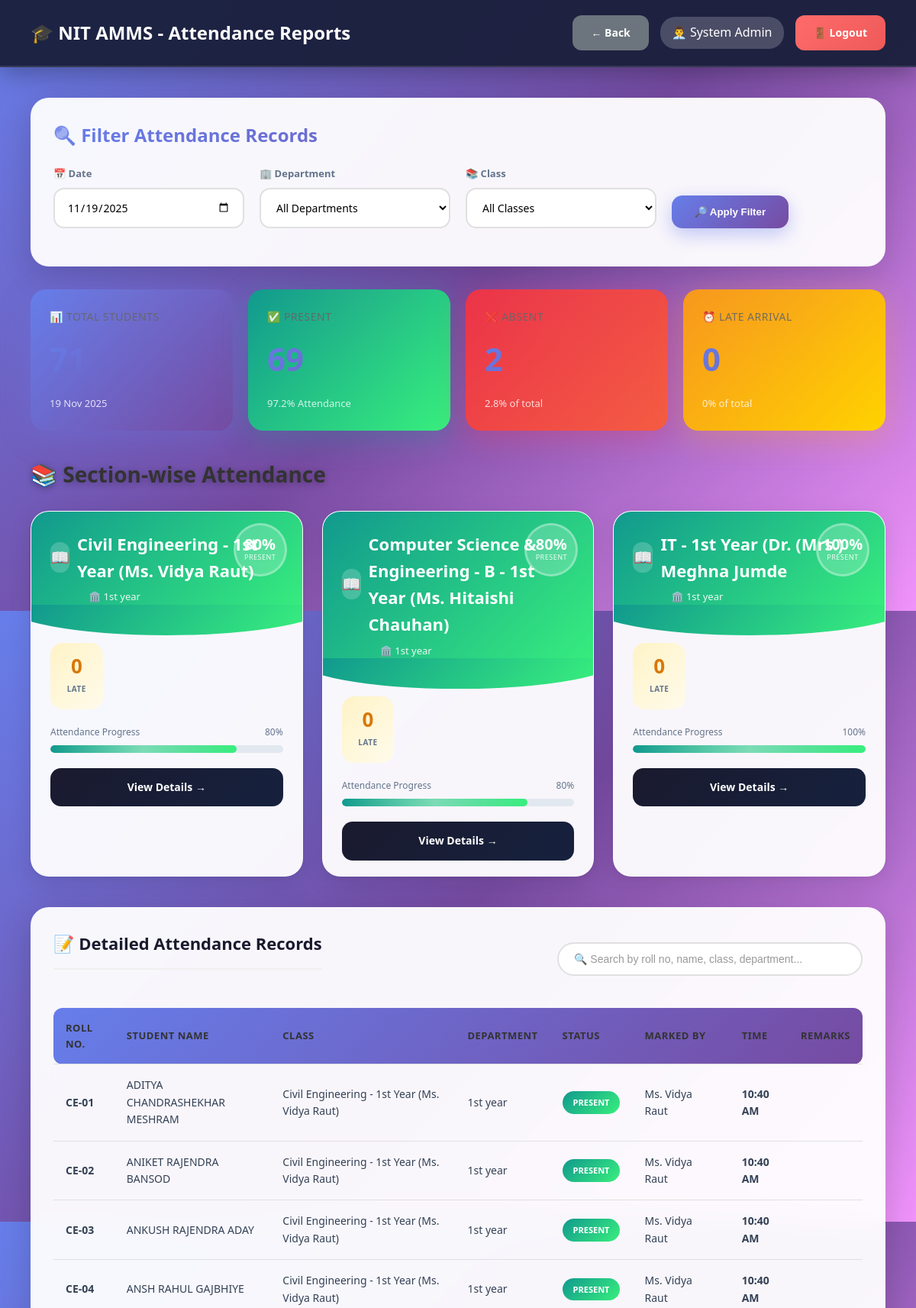
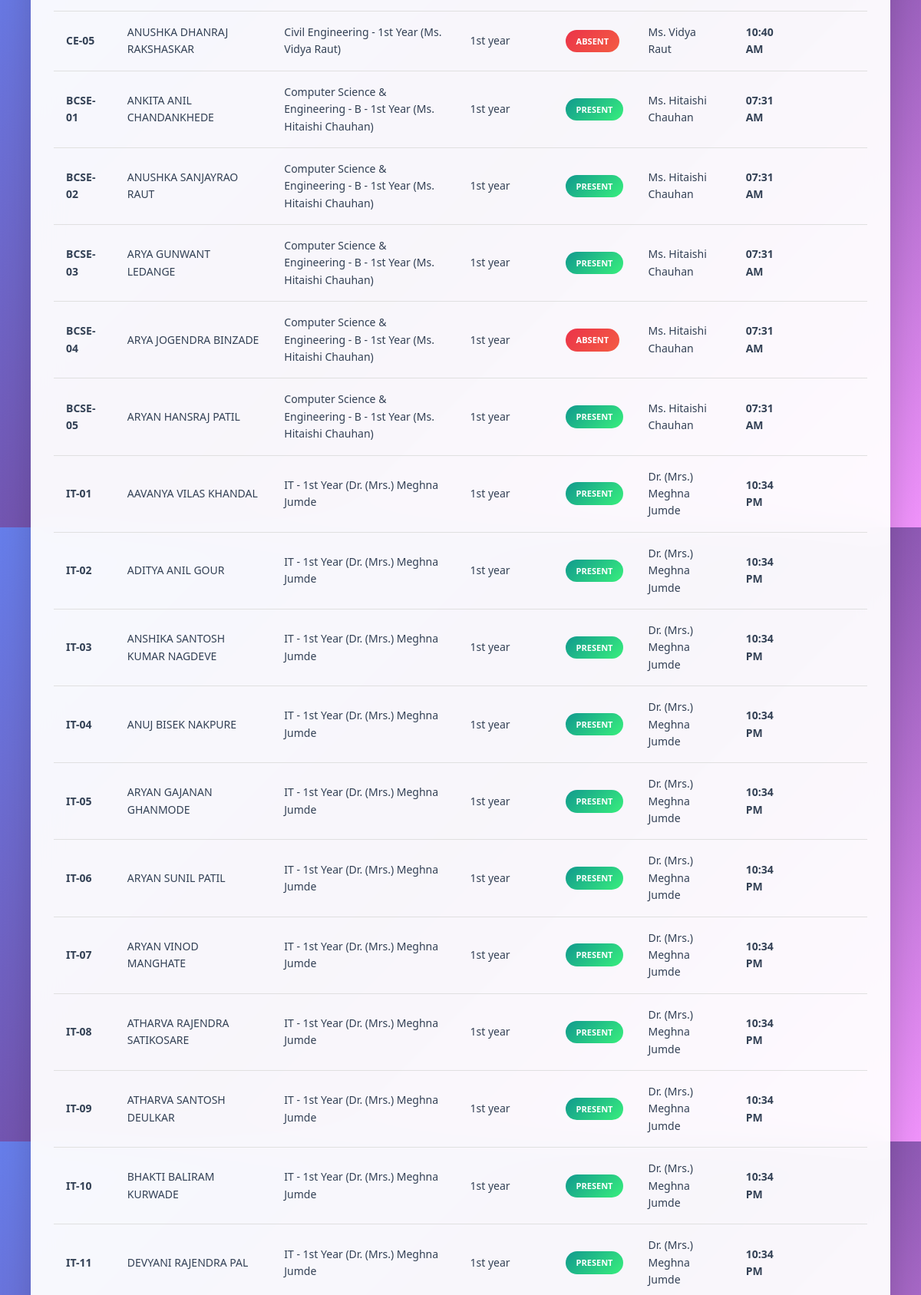
The app's page /admin/view_attendance_reports.php?date=2025-11-19 (signed in, upper part) with its own data (2 pictures, top to bottom).
### tables this page shows
CREATE TABLE `users` (
  `id` int(11) NOT NULL,
  `username` varchar(50) NOT NULL,
  `password` varchar(255) NOT NULL,
  `full_name` varchar(100) NOT NULL,
  `email` varchar(100) NOT NULL,
  `phone` varchar(15) DEFAULT NULL,
  `photo` varchar(255) DEFAULT NULL,
  `role` enum('admin','hod','teacher') NOT NULL,
  `department_id` int(11) DEFAULT NULL,
  `is_active` tinyint(1) DEFAULT 1,
  `created_at` timestamp NOT NULL DEFAULT current_timestamp()
);

CREATE TABLE `classes` (
  `id` int(11) NOT NULL,
  `class_name` varchar(100) NOT NULL,
  `department_id` int(11) NOT NULL,
  `year` int(11) NOT NULL,
  `section` varchar(10) NOT NULL,
  `teacher_id` int(11) NOT NULL,
  `semester` int(11) NOT NULL,
  `academic_year` varchar(20) NOT NULL,
  `created_at` timestamp NOT NULL DEFAULT current_timestamp()
);

CREATE TABLE `departments` (
  `id` int(11) NOT NULL,
  `dept_name` varchar(100) NOT NULL,
  `dept_code` varchar(20) NOT NULL,
  `hod_id` int(11) DEFAULT NULL,
  `created_at` timestamp NOT NULL DEFAULT current_timestamp()
);

CREATE TABLE `student_attendance` (
  `id` int(11) NOT NULL,
  `student_id` int(11) NOT NULL,
  `class_id` int(11) NOT NULL,
  `subject_id` int(11) DEFAULT NULL,
  `attendance_date` date NOT NULL,
  `status` enum('present','absent','late') NOT NULL,
  `marked_by` int(11) NOT NULL,
  `remarks` text DEFAULT NULL,
  `marked_at` timestamp NOT NULL DEFAULT current_timestamp(),
  `teacher_id` int(11) DEFAULT NULL
);

CREATE TABLE `students` (
  `id` int(11) NOT NULL,
  `roll_number` varchar(50) NOT NULL,
  `full_name` varchar(100) NOT NULL,
  `email` varchar(100) NOT NULL,
  `phone` varchar(15) DEFAULT NULL,
  `photo` varchar(255) DEFAULT NULL,
  `password` varchar(255) NOT NULL,
  `department_id` int(11) NOT NULL,
  `class_id` int(11) NOT NULL,
  `year` int(11) NOT NULL,
  `semester` int(11) NOT NULL,
  `admission_year` varchar(10) DEFAULT NULL,
  `is_active` tinyint(1) DEFAULT 1,
  `created_at` timestamp NOT NULL DEFAULT current_timestamp()
);

### db.php (called while the page is built, shortened)
<?php
$conn = new mysqli(DB_HOST, DB_USER, DB_PASS, DB_NAME);
$conn->set_charset("utf8mb4");
$conn->query("SET time_zone = '+05:30'");
function isLoggedIn() {
    return isset($_SESSION['user_id']) && isset($_SESSION['role']);
}
function getCurrentUser() {
    global $conn;
    $user_id = $_SESSION['user_id'];
    $role = $_SESSION['role'];
    if ($role === 'student') {
        $query = "SELECT * FROM students WHERE id = ?";
    } elseif ($role === 'parent') {
        $query = "SELECT * FROM parents WHERE id = ?";
    } else {
        $query = "SELECT * FROM users WHERE id = ?";
    }
    $stmt = $conn->prepare($query);
    $stmt->bind_param("i", $user_id);
    $stmt->execute();
    $result = $stmt->get_result();
    return $result->fetch_assoc();
}
?>

### admin/view_attendance_reports.php (the view, shortened to what this page needs)
<?php
require_once '../db.php';
$user = getCurrentUser();
$filter_date = isset($_GET['date']) ? $_GET['date'] : date('Y-m-d');
$filter_department = isset($_GET['department']) ? intval($_GET['department']) : '';
$filter_class = isset($_GET['class']) ? intval($_GET['class']) : '';
$where_clauses = ["sa.attendance_date = '$filter_date'"];
$where_sql = implode(' AND ', $where_clauses);
$attendance_query = "SELECT sa.*, s.roll_number, s.full_name as student_name,
                     c.class_name, d.dept_name, u.full_name as teacher_name
                     FROM student_attendance sa
                     JOIN students s ON sa.student_id = s.id
                     JOIN classes c ON sa.class_id = c.id
                     JOIN departments d ON c.department_id = d.id
                     JOIN users u ON sa.marked_by = u.id
                     WHERE $where_sql ORDER BY c.class_name, s.roll_number";
$attendance_records = $conn->query($attendance_query);
$section_stats_query = "SELECT c.id as class_id, c.class_name, d.dept_name,
                COUNT(DISTINCT sa.student_id) as total_students,
                SUM(CASE WHEN sa.status = 'present' THEN 1 ELSE 0 END) as present,
                SUM(CASE WHEN sa.status = 'absent' THEN 1 ELSE 0 END) as absent,
                SUM(CASE WHEN sa.status = 'late' THEN 1 ELSE 0 END) as late
                FROM student_attendance sa
                JOIN classes c ON sa.class_id = c.id
                JOIN departments d ON c.department_id = d.id
                WHERE sa.attendance_date = '$filter_date'
                " . ($filter_department ? "AND d.id = $filter_department" : "") . "
                " . ($filter_class ? "AND c.id = $filter_class" : "") . "
                GROUP BY c.id, c.class_name, d.dept_name ORDER BY d.dept_name, c.class_name";
$section_stats = $conn->query($section_stats_query);
$stats_query = "SELECT COUNT(DISTINCT sa.student_id) as total,
                SUM(CASE WHEN status = 'present' THEN 1 ELSE 0 END) as present,
                SUM(CASE WHEN status = 'absent' THEN 1 ELSE 0 END) as absent,
                SUM(CASE WHEN status = 'late' THEN 1 ELSE 0 END) as late
                FROM student_attendance sa
                JOIN classes c ON sa.class_id = c.id
                JOIN departments d ON c.department_id = d.id WHERE $where_sql";
$stats = $conn->query($stats_query)->fetch_assoc();
$unique_students = $stats['total'];
$attendance_percentage = $unique_students > 0 ? round(($stats['present'] / $unique_students) * 100, 1) : 0;
?>
<!DOCTYPE html>
<html lang="en">
<head>
    <link rel="stylesheet" href="../assets/style.css">
</head>
<body>
    <nav class="navbar">
        <div><h1>🎓 NIT AMMS - Attendance Reports</h1></div>
        <div class="user-info">
            <a href="index.php" class="btn btn-secondary">← Back</a>
            <span>👨‍💼 <?php echo htmlspecialchars($user['full_name']); ?></span>
            <a href="../logout.php" class="btn btn-danger">🚪 Logout</a>
        </div>
    </nav>
    <div class="main-content">
        <div class="filter-container">
            <h3>🔍 Filter Attendance Records</h3>
            <form method="GET" class="filter-form">
                <div class="form-group">
                    <label>📅 Date</label>
                    <input type="date" name="date" value="<?php echo $filter_date; ?>" required>
                </div>
                <div class="form-group">
                    <label>🏢 Department</label>
                    <select name="department">
                        <option value="">All Departments</option>
                    </select>
                </div>
                <div class="form-group">
                    <label>📚 Class</label>
                    <select name="class">
                        <option value="">All Classes</option>
                    </select>
                </div>
                <div class="form-group">
                    <button type="submit" class="btn-filter">🔎 Apply Filter</button>
                </div>
            </form>
        </div>
        <div class="stats-grid">
            <div class="stat-card">
                <h3>📊 Total Students</h3>
                <div class="stat-value"><?php echo $unique_students; ?></div>
                <div class="stat-label"><?php echo date('d M Y', strtotime($filter_date)); ?></div>
            </div>
            <div class="stat-card present">
                <h3>✅ Present</h3>
                <div class="stat-value"><?php echo $stats['present']; ?></div>
                <div class="stat-label"><?php echo $attendance_percentage; ?>% Attendance</div>
            </div>
            <div class="stat-card absent">
                <h3>❌ Absent</h3>
                <div class="stat-value"><?php echo $stats['absent']; ?></div>
                <div class="stat-label"><?php echo $unique_students > 0 ? round(($stats['absent'] / $unique_students) * 100, 1) : 0; ?>% of total</div>
            </div>
            <div class="stat-card late">
                <h3>⏰ Late Arrival</h3>
                <div class="stat-value"><?php echo $stats['late']; ?></div>
                <div class="stat-label"><?php echo $unique_students > 0 ? round(($stats['late'] / $unique_students) * 100, 1) : 0; ?>% of total</div>
            </div>
        </div>
        <div class="section-container">
            <h2 class="section-header-title">📚 Section-wise Attendance</h2>
            <?php if ($section_stats->num_rows > 0): ?>
            <div class="section-grid">
                <?php while ($section = $section_stats->fetch_assoc()):
                    $pct = $section['total_students'] > 0 ? round(($section['present'] / $section['total_students']) * 100, 1) : 0;
                    $lvl = $pct >= 75 ? 'high' : ($pct >= 50 ? 'medium' : 'low');
                ?>
                <div class="section-card <?php echo $lvl; ?>">
                    <div class="card-header">
                        <div class="class-info">
                            <h4 class="class-name">
                                <span class="class-icon">📖</span>
                                <?php echo htmlspecialchars($section['class_name']); ?>
                            </h4>
                            <p class="dept-name">🏛️ <?php echo htmlspecialchars($section['dept_name']); ?></p>
                        </div>
                        <div class="percentage-circle">
                            <span class="percentage-value"><?php echo $pct; ?>%</span>
                            <span class="percentage-label">Present</span>
                        </div>
                    </div>
                    <div class="card-body">
                        <div class="stats-row">
                            <div class="stat-item late">
                                <span class="stat-num"><?php echo $section['late']; ?></span>
                                <span class="stat-text">Late</span>
                            </div>
                        </div>
                        <div class="progress-container">
                            <div class="progress-labels">
                                <span>Attendance Progress</span>
                                <span><?php echo $pct; ?>%</span>
                            </div>
                            <div class="progress-bar">
                                <div class="progress-fill" style="width: <?php echo $pct; ?>%;"></div>
                            </div>
                        </div>
                        <a href="?date=<?php echo $filter_date; ?>&class=<?php echo $section['class_id']; ?>" class="view-btn">
                            View Details →
                        </a>
                    </div>
                </div>
                <?php endwhile; ?>
            </div>
            <?php else: ?>
            <div class="no-data"><h3>📭 No Section Data</h3><p>No attendance records found for sections on this date.</p></div>
            <?php endif; ?>
        </div>
        <div class="table-container">
            <div class="table-header-with-search">
                <h3>📝 Detailed Attendance Records</h3>
                <input type="text" id="searchInput" onkeyup="searchTable()"
                       placeholder="🔍 Search by roll no, name, class, department...">
            </div>
            <?php if ($attendance_records->num_rows > 0): ?>
            <table id="attendanceTable">
                <thead>
                    <tr>
                        <th>Roll No.</th>
                        <th>Student Name</th>
                        <th>Class</th>
                        <th>Department</th>
                        <th>Status</th>
                        <th>Marked By</th>
                        <th>Time</th>
                        <th>Remarks</th>
                    </tr>
                </thead>
                <tbody>
                    <?php $attendance_records->data_seek(0); while ($r = $attendance_records->fetch_assoc()):
                        $sc = $r['status'] === 'present' ? 'badge-success' : ($r['status'] === 'absent' ? 'badge-danger' : 'badge-warning');
                    ?>
                    <tr>
                        <td><strong><?php echo htmlspecialchars($r['roll_number']); ?></strong></td>
                        <td><?php echo htmlspecialchars($r['student_name']); ?></td>
                        <td><?php echo htmlspecialchars($r['class_name']); ?></td>
                        <td><?php echo htmlspecialchars($r['dept_name']); ?></td>
                        <td><span class="badge <?php echo $sc; ?>"><?php echo strtoupper($r['status']); ?></span></td>
                        <td><?php echo htmlspecialchars($r['teacher_name']); ?></td>
                        <td><strong><?php echo date('h:i A', strtotime($r['marked_at'])); ?></strong></td>
                        <td><?php echo htmlspecialchars($r['remarks'] ?? '-'); ?></td>
                    </tr>
                    <?php endwhile; ?>
                </tbody>
            </table>
            <?php else: ?>
            <div class="no-data"><h3>📭 No Records Found</h3><p>No attendance records found for the selected filters.</p></div>
            <?php endif; ?>
        </div>
    </div>
</body>
</html>

### assets/style.css (style rules this page uses)
* { margin: 0; padding: 0; box-sizing: border-box; }
body { font-family: 'Segoe UI', Tahoma, Geneva, Verdana, sans-serif; background: linear-gradient(135deg, #667eea 0%, #764ba2 50%, #f093fb 100%); color: #333; line-height: 1.6; }
.form-group { margin-bottom: 20px; }
.form-group label { display: block; margin-bottom: 8px; color: #333; font-weight: 600; font-size: 14px; }
.form-group input, .form-group select, .form-group textarea { width: 100%; padding: 12px 15px; border: 2px solid #e0e0e0; border-radius: 10px; font-size: 14px; transition: all 0.3s ease; font-family: inherit; }
.btn { padding: 12px 24px; border: none; border-radius: 10px; font-size: 14px; font-weight: 600; cursor: pointer; transition: all 0.3s ease; text-decoration: none; display: inline-block; text-align: center; }
.btn-danger { background: #dc3545; color: white; }
.btn-secondary { background: #6c757d; color: white; }
.navbar { background: linear-gradient(135deg, #667eea 0%, #764ba2 100%); color: white; padding: 20px 30px; display: flex; justify-content: space-between; align-items: center; box-shadow: 0 2px 10px rgba(0, 0, 0, 0.1); position: sticky; top: 0; z-index: 100; }
.navbar h1 { font-size: 24px; font-weight: 600; }
.navbar .user-info { display: flex; align-items: center; gap: 15px; }
.navbar .user-info span { background: rgba(255, 255, 255, 0.2); padding: 8px 15px; border-radius: 20px; }
.main-content { padding: 30px; max-width: 1400px; margin: 0 auto; }
.main-content h2 { margin-bottom: 25px; color: #333; font-size: 28px; }
.main-content h3 { margin-bottom: 20px; color: #333; font-size: 20px; }
.stats-grid { display: grid; grid-template-columns: repeat(auto-fit, minmax(250px, 1fr)); gap: 25px; margin-bottom: 30px; }
.stat-card { background: white; padding: 30px; border-radius: 15px; box-shadow: 0 2px 10px rgba(0, 0, 0, 0.08); transition: all 0.3s ease; position: relative; overflow: hidden; }
.stat-card::before { content: ''; position: absolute; top: 0; left: 0; width: 4px; height: 100%; background: linear-gradient(135deg, #667eea 0%, #764ba2 100%); }
.stat-card h3 { font-size: 14px; color: #666; margin-bottom: 15px; text-transform: uppercase; letter-spacing: 0.5px; }
.stat-card .stat-value { font-size: 42px; font-weight: bold; background: linear-gradient(135deg, #667eea 0%, #764ba2 100%); -webkit-background-clip: text; -webkit-text-fill-color: transparent; background-clip: text; margin-bottom: 15px; }
.table-container { background: white; border-radius: 15px; padding: 25px; box-shadow: 0 2px 10px rgba(0, 0, 0, 0.08); overflow-x: auto; margin-bottom: 30px; }
.table-container h3 { margin-bottom: 20px; color: #333; font-size: 20px; padding-bottom: 15px; border-bottom: 2px solid #f0f0f0; }
table { width: 100%; border-collapse: collapse; }
table thead { background: #f8f9fa; }
table th, table td { padding: 15px; text-align: left; border-bottom: 1px solid #e0e0e0; }
table th { font-weight: 600; color: #333; text-transform: uppercase; font-size: 12px; letter-spacing: 0.5px; }
.badge { padding: 6px 12px; border-radius: 20px; font-size: 12px; font-weight: 600; display: inline-block; }
.badge-success { background: #d4edda; color: #155724; }
.badge-danger { background: #f8d7da; color: #721c24; }

### records on screen
users: full_name "System Admin"
classes: class_name "Civil Engineering - 1st Year (Ms. Vidya Raut)", department.dept_name "1st year", pct "80", late "0"
classes: class_name "Computer Science & Engineering - B - 1st Year (Ms. Hitaishi Chauhan)", department.dept_name "1st year", pct "80", late "0"
classes: class_name "IT - 1st Year (Dr. (Mrs.) Meghna Jumde", department.dept_name "1st year", pct "100", late "0"
student_attendance: students.roll_number "CE-01", students.full_name "ADITYA CHANDRASHEKHAR MESHRAM", class.class_name "Civil Engineering - 1st Year (Ms. Vidya Raut)", departments.dept_name "1st year", status "PRESENT", users.full_name "Ms. Vidya Raut", marked_at "10:40 AM"
student_attendance: students.roll_number "CE-02", students.full_name "ANIKET RAJENDRA BANSOD", class.class_name "Civil Engineering - 1st Year (Ms. Vidya Raut)", departments.dept_name "1st year", status "PRESENT", users.full_name "Ms. Vidya Raut", marked_at "10:40 AM"
student_attendance: students.roll_number "CE-03", students.full_name "ANKUSH RAJENDRA ADAY", class.class_name "Civil Engineering - 1st Year (Ms. Vidya Raut)", departments.dept_name "1st year", status "PRESENT", users.full_name "Ms. Vidya Raut", marked_at "10:40 AM"
student_attendance: students.roll_number "CE-04", students.full_name "ANSH RAHUL GAJBHIYE", class.class_name "Civil Engineering - 1st Year (Ms. Vidya Raut)", departments.dept_name "1st year", status "PRESENT", users.full_name "Ms. Vidya Raut", marked_at "10:40 AM"
student_attendance: students.roll_number "CE-05", students.full_name "ANUSHKA DHANRAJ RAKSHASKAR", class.class_name "Civil Engineering - 1st Year (Ms. Vidya Raut)", departments.dept_name "1st year", status "ABSENT", users.full_name "Ms. Vidya Raut", marked_at "10:40 AM"
student_attendance: students.roll_number "BCSE-01", students.full_name "ANKITA ANIL CHANDANKHEDE", class.class_name "Computer Science & Engineering - B - 1st Year (Ms. Hitaishi Chauhan)", departments.dept_name "1st year", status "PRESENT", users.full_name "Ms. Hitaishi Chauhan", marked_at "07:31 AM"
student_attendance: students.roll_number "BCSE-02", students.full_name "ANUSHKA SANJAYRAO RAUT", class.class_name "Computer Science & Engineering - B - 1st Year (Ms. Hitaishi Chauhan)", departments.dept_name "1st year", status "PRESENT", users.full_name "Ms. Hitaishi Chauhan", marked_at "07:31 AM"
student_attendance: students.roll_number "BCSE-03", students.full_name "ARYA GUNWANT LEDANGE", class.class_name "Computer Science & Engineering - B - 1st Year (Ms. Hitaishi Chauhan)", departments.dept_name "1st year", status "PRESENT", users.full_name "Ms. Hitaishi Chauhan", marked_at "07:31 AM"
student_attendance: students.roll_number "BCSE-04", students.full_name "ARYA JOGENDRA BINZADE", class.class_name "Computer Science & Engineering - B - 1st Year (Ms. Hitaishi Chauhan)", departments.dept_name "1st year", status "ABSENT", users.full_name "Ms. Hitaishi Chauhan", marked_at "07:31 AM"
student_attendance: students.roll_number "BCSE-05", students.full_name "ARYAN HANSRAJ PATIL", class.class_name "Computer Science & Engineering - B - 1st Year (Ms. Hitaishi Chauhan)", departments.dept_name "1st year", status "PRESENT", users.full_name "Ms. Hitaishi Chauhan", marked_at "07:31 AM"
student_attendance: students.roll_number "IT-01", students.full_name "AAVANYA VILAS KHANDAL", class.class_name "IT - 1st Year (Dr. (Mrs.) Meghna Jumde", departments.dept_name "1st year", status "PRESENT", users.full_name "Dr. (Mrs.) Meghna Jumde", marked_at "10:34 PM"
student_attendance: students.roll_number "IT-02", students.full_name "ADITYA ANIL GOUR", class.class_name "IT - 1st Year (Dr. (Mrs.) Meghna Jumde", departments.dept_name "1st year", status "PRESENT", users.full_name "Dr. (Mrs.) Meghna Jumde", marked_at "10:34 PM"
student_attendance: students.roll_number "IT-03", students.full_name "ANSHIKA SANTOSH KUMAR NAGDEVE", class.class_name "IT - 1st Year (Dr. (Mrs.) Meghna Jumde", departments.dept_name "1st year", status "PRESENT", users.full_name "Dr. (Mrs.) Meghna Jumde", marked_at "10:34 PM"
student_attendance: students.roll_number "IT-04", students.full_name "ANUJ BISEK NAKPURE", class.class_name "IT - 1st Year (Dr. (Mrs.) Meghna Jumde", departments.dept_name "1st year", status "PRESENT", users.full_name "Dr. (Mrs.) Meghna Jumde", marked_at "10:34 PM"
student_attendance: students.roll_number "IT-05", students.full_name "ARYAN GAJANAN GHANMODE", class.class_name "IT - 1st Year (Dr. (Mrs.) Meghna Jumde", departments.dept_name "1st year", status "PRESENT", users.full_name "Dr. (Mrs.) Meghna Jumde", marked_at "10:34 PM"
student_attendance: students.roll_number "IT-06", students.full_name "ARYAN SUNIL PATIL", class.class_name "IT - 1st Year (Dr. (Mrs.) Meghna Jumde", departments.dept_name "1st year", status "PRESENT", users.full_name "Dr. (Mrs.) Meghna Jumde", marked_at "10:34 PM"
student_attendance: students.roll_number "IT-07", students.full_name "ARYAN VINOD MANGHATE", class.class_name "IT - 1st Year (Dr. (Mrs.) Meghna Jumde", departments.dept_name "1st year", status "PRESENT", users.full_name "Dr. (Mrs.) Meghna Jumde", marked_at "10:34 PM"
student_attendance: students.roll_number "IT-08", students.full_name "ATHARVA RAJENDRA SATIKOSARE", class.class_name "IT - 1st Year (Dr. (Mrs.) Meghna Jumde", departments.dept_name "1st year", status "PRESENT", users.full_name "Dr. (Mrs.) Meghna Jumde", marked_at "10:34 PM"
student_attendance: students.roll_number "IT-09", students.full_name "ATHARVA SANTOSH DEULKAR", class.class_name "IT - 1st Year (Dr. (Mrs.) Meghna Jumde", departments.dept_name "1st year", status "PRESENT", users.full_name "Dr. (Mrs.) Meghna Jumde", marked_at "10:34 PM"
student_attendance: students.roll_number "IT-10", students.full_name "BHAKTI BALIRAM KURWADE", class.class_name "IT - 1st Year (Dr. (Mrs.) Meghna Jumde", departments.dept_name "1st year", status "PRESENT", users.full_name "Dr. (Mrs.) Meghna Jumde", marked_at "10:34 PM"
student_attendance: students.roll_number "IT-11", students.full_name "DEVYANI RAJENDRA PAL", class.class_name "IT - 1st Year (Dr. (Mrs.) Meghna Jumde", departments.dept_name "1st year", status "PRESENT", users.full_name "Dr. (Mrs.) Meghna Jumde", marked_at "10:34 PM"

### other values on screen
date('d M Y', strtotime($filter_date)) "19 Nov 2025"
$attendance_percentage "97.2"
$stats['late'] "0"
